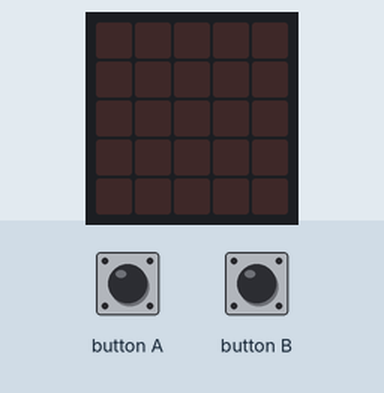
Recording of a program running on a simulated BBC micro:bit (MakeCode). Parts: the board's 5×5 LED display. Inputs (shaded band) come from the test bench.

Above: at 1.2 s.
1.3 s: button A pressed for 0.15 s
At 1.8 s:
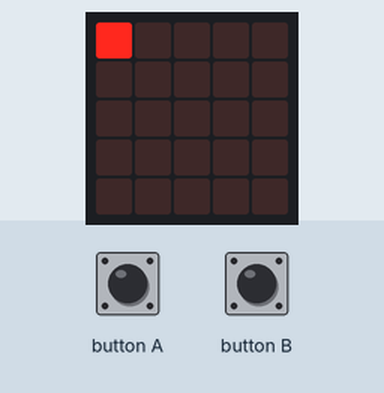
At 2.3 s:
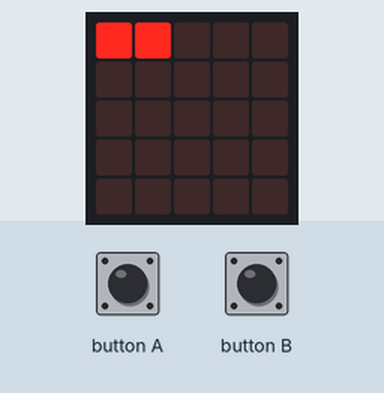
4.4 s: button B pressed for 0.15 s
At 7.6 s:
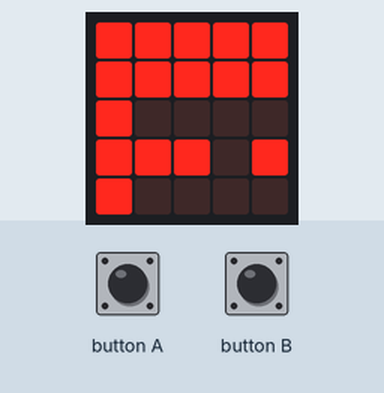
Timing chart, 0 to 9.1 s (numbered marks = the images above; inputs shaded):
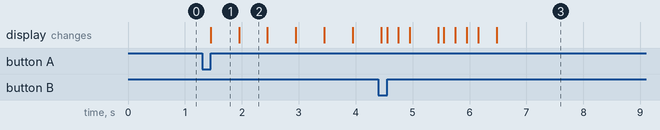

The program:

main.ts
```typescript
input.onButtonPressed(Button.A, function () {
    while (xvalue <= 4) {
        while (xvalue <= 4) {
            led.plot(xvalue, yvalue)
            xvalue += 1
            basic.pause(500)
        }
        yvalue += 1
        xvalue = 0
    }
})
input.onButtonPressed(Button.B, function () {
    for (let index = 0; index < 5; index++) {
        for (let index = 0; index < 5; index++) {
            led.plot(xvalue, yvalue)
            basic.pause(200)
            xvalue += 1
        }
        yvalue += 1
        xvalue = 0
    }
})
let yvalue = 0
let xvalue = 0
xvalue = 0
yvalue = 0
basic.forever(function () {

})
```

test.ts
```typescript
// 在這裡測試；當此封包作為擴充功能時，將不會編譯此內容。
```

Measured:
- after the input at 1.3 s, the display: changes after 0.15 s (image 1)
- what the display in image 1 shows lasts 0.5 s, from 1.5 s to 2.0 s
